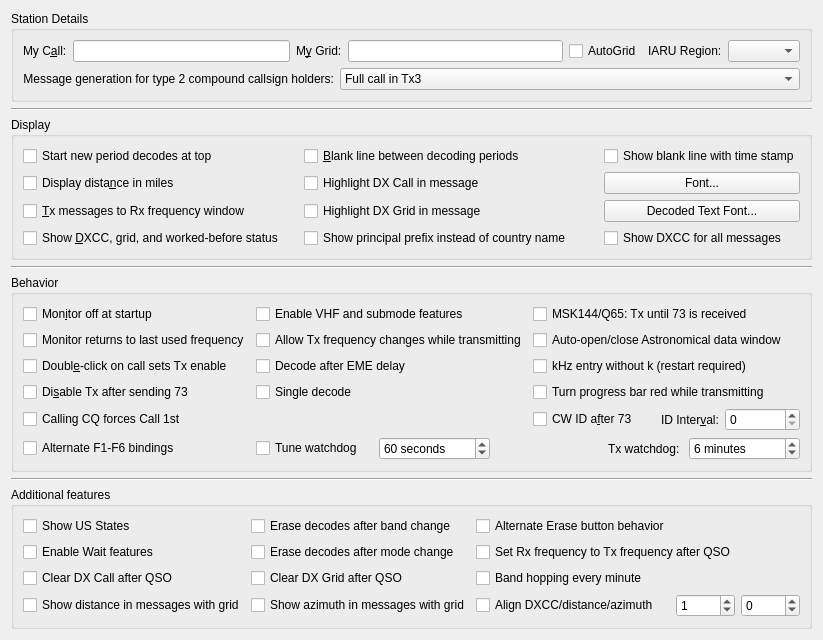
         <widget class="QWidget" name="general_tab">
          <attribute name="title">
           <string>Genera&amp;l</string>
          </attribute>
          <attribute name="toolTip">
           <string>General station details and settings.</string>
          </attribute>
          <layout class="QVBoxLayout" name="verticalLayout_4">
           <item>
            <widget class="QGroupBox" name="station_group_box">
             <property name="title">
              <string>Station Details</string>
             </property>
             <layout class="QVBoxLayout" name="verticalLayout_12">
              <item>
               <layout class="QHBoxLayout" name="horizontalLayout_14">
                <item>
                 <layout class="QFormLayout" name="formLayout_3">
                  <item row="0" column="0">
                   <widget class="QLabel" name="callsign_label">
                    <property name="text">
                     <string>My C&amp;all:</string>
                    </property>
                    <property name="buddy">
                     <cstring>callsign_line_edit</cstring>
                    </property>
                   </widget>
                  </item>
                  <item row="0" column="1">
                   <widget class="QLineEdit" name="callsign_line_edit">
                    <property name="toolTip">
                     <string>Station callsign.</string>
                    </property>
                   </widget>
                  </item>
                 </layout>
                </item>
                <item>
                 <layout class="QFormLayout" name="formLayout_12">
                  <item row="0" column="0">
                   <widget class="QLabel" name="grid_label">
                    <property name="text">
                     <string>M&amp;y Grid:</string>
                    </property>
                    <property name="buddy">
                     <cstring>grid_line_edit</cstring>
                    </property>
                   </widget>
                  </item>
                  <item row="0" column="1">
                   <widget class="QLineEdit" name="grid_line_edit">
                    <property name="toolTip">
                     <string>&lt;html&gt;&lt;head/&gt;&lt;body&gt;&lt;p&gt;Maidenhead locator, preferably 6 characters.&lt;/p&gt;&lt;/body&gt;&lt;/html&gt;</string>
                    </property>
                   </widget>
                  </item>
                 </layout>
                </item>
                <item>
                 <widget class="QCheckBox" name="use_dynamic_grid">
                  <property name="toolTip">
                   <string>Check to allow grid changes from external programs</string>
                  </property>
                  <property name="text">
                   <string>AutoGrid</string>
                  </property>
                 </widget>
                </item>
                <item>
                 <layout class="QFormLayout" name="formLayout_2">
                  <item row="0" column="0">
                   <widget class="QLabel" name="label_12">
                    <property name="text">
                     <string>IARU Region:</string>
                    </property>
                    <property name="buddy">
                     <cstring>region_combo_box</cstring>
                    </property>
                   </widget>
                  </item>
                  <item row="0" column="1">
                   <widget class="QComboBox" name="region_combo_box">
                    <property name="toolTip">
                     <string>&lt;html&gt;&lt;head/&gt;&lt;body&gt;&lt;p&gt;Select your IARU region.&lt;/p&gt;&lt;/body&gt;&lt;/html&gt;</string>
                    </property>
                   </widget>
                  </item>
                 </layout>
                </item>
               </layout>
              </item>
              <item>
               <layout class="QFormLayout" name="formLayout_13">
                <item row="0" column="0">
                 <widget class="QLabel" name="label_5">
                  <property name="text">
                   <string>Message generation for type 2 compound callsign holders:</string>
                  </property>
                  <property name="alignment">
                   <set>Qt::AlignRight|Qt::AlignTrailing|Qt::AlignVCenter</set>
                  </property>
                  <property name="buddy">
                   <cstring>type_2_msg_gen_combo_box</cstring>
                  </property>
                 </widget>
                </item>
                <item row="0" column="1">
                 <widget class="QComboBox" name="type_2_msg_gen_combo_box">
                  <property name="enabled">
                   <bool>true</bool>
                  </property>
                  <property name="toolTip">
                   <string>&lt;html&gt;&lt;head/&gt;&lt;body&gt;&lt;p&gt;Type 2 compound callsigns are those with prefixes or suffixes not included in the allowed shortlist (See Help-&amp;gt;Add-on prefixes and suffixes).&lt;/p&gt;&lt;p&gt;This option determines which generated messages should contain your full type 2 compound call sign rather than your base callsign. It only applies if you have a type 2 compound callsign.&lt;/p&gt;&lt;p&gt;This option controls the way the messages that are used to answer CQ calls are generated. Generated messages 6 (CQ) and 5 (73) will always contain your full callsign. The JT65 and JT9 protocols allow for some standard messages with your full call at the expense of another piece of information such as the DX call or your locator.&lt;/p&gt;&lt;p&gt;Choosing message 1 omits the DX callsign which may be an issue when replying to CQ calls. Choosing message 3 also omits the DX callsign and many versions of this and other software will not extract the report. Choosing neither means that your full callsign only goes in your message 5 (73) so your QSO partner may log the wrong callsign.&lt;/p&gt;&lt;p&gt;None of these options are perfect, message 3 is usually best but be aware your QSO partner may not log the report you send them.&lt;/p&gt;&lt;/body&gt;&lt;/html&gt;</string>
                  </property>
                  <property name="currentIndex">
                   <number>1</number>
                  </property>
                  <item>
                   <property name="text">
                    <string>Full call in Tx1</string>
                   </property>
                  </item>
                  <item>
                   <property name="text">
                    <string>Full call in Tx3</string>
                   </property>
                  </item>
                  <item>
                   <property name="text">
                    <string>Full call in Tx5 only</string>
                   </property>
                  </item>
                 </widget>
                </item>
               </layout>
              </item>
             </layout>
            </widget>
           </item>
           <item>
            <widget class="Line" name="line_5">
             <property name="orientation">
              <enum>Qt::Horizontal</enum>
             </property>
            </widget>
           </item>
           <item>
            <widget class="QGroupBox" name="display_group_box">
             <property name="sizePolicy">
              <sizepolicy hsizetype="Preferred" vsizetype="Preferred">
               <horstretch>0</horstretch>
               <verstretch>1</verstretch>
              </sizepolicy>
             </property>
             <property name="title">
              <string>Display</string>
             </property>
             <layout class="QGridLayout" name="gridLayout_4">
              <item row="4" column="0">
               <widget class="QCheckBox" name="DXCC_check_box">
                <property name="toolTip">
                 <string>Show if decoded stations are new DXCC entities or worked before.</string>
                </property>
                <property name="text">
                 <string>Show &amp;DXCC, grid, and worked-before status    </string>
                </property>
                <property name="checked">
                 <bool>false</bool>
                </property>
               </widget>
              </item>
              <item row="0" column="1">
               <widget class="QCheckBox" name="insert_blank_check_box">
                <property name="toolTip">
                 <string>Include a separator line between periods in the band activity window.</string>
                </property>
                <property name="text">
                 <string>&amp;Blank line between decoding periods</string>
                </property>
               </widget>
              </item>
              <item row="2" column="2">
               <widget class="QPushButton" name="font_push_button">
                <property name="toolTip">
                 <string>Set the font characteristics for the application.</string>
                </property>
                <property name="text">
                 <string>Font...</string>
                </property>
               </widget>
              </item>
              <item row="3" column="1">
               <widget class="QCheckBox" name="cbHighlightDXgrid">
                <property name="text">
                 <string>Highlight DX Grid in message</string>
                </property>
               </widget>
              </item>
              <item row="4" column="2">
               <widget class="QCheckBox" name="show_country_names_check_box">
                <property name="text">
                 <string>Show DXCC for all messages</string>
                </property>
               </widget>
              </item>
              <item row="2" column="0">
               <widget class="QCheckBox" name="miles_check_box">
                <property name="toolTip">
                 <string>Show distance to DX station in miles rather than kilometers.</string>
                </property>
                <property name="text">
                 <string>Display dista&amp;nce in miles</string>
                </property>
               </widget>
              </item>
              <item row="3" column="2">
               <widget class="QPushButton" name="decoded_text_font_push_button">
                <property name="toolTip">
                 <string>Set the font characteristics for the Band Activity and Rx Frequency areas.</string>
                </property>
                <property name="text">
                 <string>Decoded Text Font...</string>
                </property>
               </widget>
              </item>
              <item row="0" column="0">
               <widget class="QCheckBox" name="decodes_from_top_check_box">
                <property name="toolTip">
                 <string>&lt;html&gt;&lt;head/&gt;&lt;body&gt;&lt;p&gt;Check to have decodes for a new period start at the top of the Band Activity window and not scroll off the top when the window is full.&lt;/p&gt;&lt;p&gt;This is to aid selecting decodes to double-click while decoding is still in progress. Use the Band Activity vertical scroll bar to reveal decodes past the bottom of the window.&lt;/p&gt;&lt;/body&gt;&lt;/html&gt;</string>
                </property>
                <property name="text">
                 <string>Start new period decodes at top</string>
                </property>
               </widget>
              </item>
              <item row="0" column="2">
               <widget class="QCheckBox" name="cb_detailed_blank_line">
                <property name="toolTip">
                 <string>Show the separator line between periods with time stamp of the decode period.</string>
                </property>
                <property name="text">
                 <string>Show blank line with time stamp</string>
                </property>
               </widget>
              </item>
              <item row="4" column="1">
               <widget class="QCheckBox" name="ppfx_check_box">
                <property name="text">
                 <string>Show principal prefix instead of country name        </string>
                </property>
               </widget>
              </item>
              <item row="3" column="0">
               <widget class="QCheckBox" name="TX_messages_check_box">
                <property name="toolTip">
                 <string>Show outgoing transmitted messages in the Rx frequency window.</string>
                </property>
                <property name="text">
                 <string>&amp;Tx messages to Rx frequency window</string>
                </property>
               </widget>
              </item>
              <item row="2" column="1">
               <widget class="QCheckBox" name="cbHighlightDXcall">
                <property name="text">
                 <string>Highlight DX Call in message</string>
                </property>
               </widget>
              </item>
             </layout>
            </widget>
           </item>
           <item>
            <widget class="Line" name="line_7">
             <property name="orientation">
              <enum>Qt::Horizontal</enum>
             </property>
            </widget>
           </item>
           <item>
            <widget class="QGroupBox" name="behaviour_group_box">
             <property name="sizePolicy">
              <sizepolicy hsizetype="Preferred" vsizetype="Preferred">
               <horstretch>0</horstretch>
               <verstretch>1</verstretch>
              </sizepolicy>
             </property>
             <property name="title">
              <string>Behavior</string>
             </property>
             <layout class="QGridLayout" name="gridLayout_8" rowstretch="0,0,0,0,0,0,0,0" columnstretch="2,3,0,2">
              <item row="0" column="0">
               <widget class="QCheckBox" name="monitor_off_check_box">
                <property name="toolTip">
                 <string>Don't start decoding until the monitor button is clicked.</string>
                </property>
                <property name="text">
                 <string>Mon&amp;itor off at startup</string>
                </property>
                <property name="checked">
                 <bool>false</bool>
                </property>
               </widget>
              </item>
              <item row="1" column="0">
               <widget class="QCheckBox" name="monitor_last_used_check_box">
                <property name="toolTip">
                 <string>&lt;html&gt;&lt;head/&gt;&lt;body&gt;&lt;p&gt;Check this if you wish to automatically return to the last monitored frequency when monitor is enabled, leave it unchecked if you wish to have the current rig frequency maintained.&lt;/p&gt;&lt;/body&gt;&lt;/html&gt;</string>
                </property>
                <property name="text">
                 <string>Monitor returns to last used frequency</string>
                </property>
               </widget>
              </item>
              <item row="0" column="1">
               <widget class="QCheckBox" name="enable_VHF_features_check_box">
                <property name="text">
                 <string>Enable VHF and submode features</string>
                </property>
               </widget>
              </item>
              <item row="7" column="0">
               <widget class="QCheckBox" name="alternate_bindings_check_box">
                <property name="text">
                 <string>Alternate F1-F6 bindings</string>
                </property>
               </widget>
              </item>
              <item row="4" column="0">
               <widget class="QCheckBox" name="quick_call_check_box">
                <property name="toolTip">
                 <string>Automatic transmission mode.</string>
                </property>
                <property name="text">
                 <string>Doubl&amp;e-click on call sets Tx enable</string>
                </property>
               </widget>
              </item>
              <item row="5" column="0">
               <widget class="QCheckBox" name="disable_TX_on_73_check_box">
                <property name="toolTip">
                 <string>Turns off automatic transmissions after sending a 73 or any other free
text message.</string>
                </property>
                <property name="text">
                 <string>Di&amp;sable Tx after sending 73</string>
                </property>
               </widget>
              </item>
              <item row="1" column="2" colspan="2">
               <widget class="QCheckBox" name="auto_astro_check_box">
                <property name="toolTip">
                 <string>&lt;html&gt;&lt;head/&gt;&lt;body&gt;&lt;p&gt;Open the Astronomical Data window automatically when switching to Q65 or JT65 mode and Decode after EME delay is enabled, and close it when no longer needed.&lt;/p&gt;&lt;p&gt;Open the QSYMessage Creator automatically if the VHF Features are enabled and such QSY messages are applicable.&lt;/p&gt;&lt;/body&gt;&lt;/html&gt;</string>
                </property>
                <property name="text">
                 <string>Auto-open/close Astronomical data window</string>
                </property>
               </widget>
              </item>
              <item row="6" column="0">
               <widget class="QCheckBox" name="force_call_1st_check_box">
                <property name="text">
                 <string>Calling CQ forces Call 1st</string>
                </property>
               </widget>
              </item>
              <item row="0" column="2" colspan="2">
               <widget class="QCheckBox" name="repeat_Tx_check_box">
                <property name="toolTip">
                 <string>&lt;html&gt;&lt;head/&gt;&lt;body&gt;&lt;p&gt;Tx until 73 is received when in MSK144 or Q65 mode. &lt;/p&gt;&lt;/body&gt;&lt;/html&gt;</string>
                </property>
                <property name="text">
                 <string>MSK144/Q65: Tx until 73 is received</string>
                </property>
               </widget>
              </item>
              <item row="4" column="2" colspan="2">
               <widget class="QCheckBox" name="kHz_without_k_check_box">
                <property name="toolTip">
                 <string>&lt;html&gt;&lt;head/&gt;&lt;body&gt;&lt;p&gt;Allow kHz frequency offset entry without 'k' suffix.&lt;/p&gt;&lt;/body&gt;&lt;/html&gt;</string>
                </property>
                <property name="text">
                 <string>kHz entry without k (restart required)</string>
                </property>
               </widget>
              </item>
              <item row="1" column="1">
               <widget class="QCheckBox" name="tx_QSY_check_box">
                <property name="toolTip">
                 <string>&lt;html&gt;&lt;head/&gt;&lt;body&gt;&lt;p&gt;Some rigs are not able to process CAT commands while transmitting. This means that if you are operating in split mode you may have to uncheck this option.&lt;/p&gt;&lt;/body&gt;&lt;/html&gt;</string>
                </property>
                <property name="text">
                 <string>Allow Tx frequency changes while transmitting</string>
                </property>
               </widget>
              </item>
              <item row="4" column="1">
               <widget class="QCheckBox" name="decode_at_52s_check_box">
                <property name="text">
                 <string>Decode after EME delay</string>
                </property>
               </widget>
              </item>
              <item row="5" column="1">
               <widget class="QCheckBox" name="single_decode_check_box">
                <property name="text">
                 <string>Single decode</string>
                </property>
               </widget>
              </item>
              <item row="7" column="1" colspan="3">
               <layout class="QHBoxLayout" name="TxWatchdog_Layout" stretch="0,1,1,0,1">
                <item>
                 <widget class="QCheckBox" name="tune_watchdog_check_box">
                  <property name="toolTip">
                   <string>&lt;html&gt;&lt;head/&gt;&lt;body&gt;&lt;p&gt;Disable the Tune watchdog.&lt;/p&gt;&lt;/body&gt;&lt;/html&gt;</string>
                  </property>
                  <property name="text">
                   <string>Tune watchdog   </string>
                  </property>
                 </widget>
                </item>
                <item>
                 <widget class="QSpinBox" name="tune_watchdog_spin_box">
                  <property name="toolTip">
                   <string>&lt;html&gt;&lt;head/&gt;&lt;body&gt;&lt;p&gt;Number of seconds before Tune is aborted&lt;/p&gt;&lt;/body&gt;&lt;/html&gt;</string>
                  </property>
                  <property name="suffix">
                   <string> seconds</string>
                  </property>
                  <property name="minimum">
                   <number>0</number>
                  </property>
                  <property name="maximum">
                   <number>300</number>
                  </property>
                  <property name="value">
                   <number>60</number>
                  </property>
                 </widget>
                </item>
                <item>
                 <spacer name="horizontalSpacer">
                  <property name="orientation">
                   <enum>Qt::Horizontal</enum>
                  </property>
                  <property name="sizeHint" stdset="0">
                   <size>
                    <width>10</width>
                    <height>20</height>
                   </size>
                  </property>
                 </spacer>
                </item>
                <item alignment="Qt::AlignRight">
                 <widget class="QLabel" name="label_10">
                  <property name="text">
                   <string>Tx watchdog: </string>
                  </property>
                  <property name="buddy">
                   <cstring>tx_watchdog_spin_box</cstring>
                  </property>
                 </widget>
                </item>
                <item>
                 <widget class="QSpinBox" name="tx_watchdog_spin_box">
                  <property name="toolTip">
                   <string>&lt;html&gt;&lt;head/&gt;&lt;body&gt;&lt;p&gt;Number of minutes before unattended transmissions are aborted&lt;/p&gt;&lt;/body&gt;&lt;/html&gt;</string>
                  </property>
                  <property name="specialValueText">
                   <string>Disabled</string>
                  </property>
                  <property name="suffix">
                   <string> minutes</string>
                  </property>
                  <property name="prefix">
                   <string/>
                  </property>
                  <property name="value">
                   <number>6</number>
                  </property>
                 </widget>
                </item>
               </layout>
              </item>
              <item row="6" column="2">
               <widget class="QCheckBox" name="CW_id_after_73_check_box">
                <property name="toolTip">
                 <string>Send a CW ID after every 73 or free text message.</string>
                </property>
                <property name="text">
                 <string>CW ID a&amp;fter 73</string>
                </property>
               </widget>
              </item>
              <item row="6" column="3">
               <layout class="QHBoxLayout" name="horizontalLayout_9" stretch="0,0">
                <item alignment="Qt::AlignRight">
                 <widget class="QLabel" name="label">
                  <property name="sizePolicy">
                   <sizepolicy hsizetype="Preferred" vsizetype="Preferred">
                    <horstretch>0</horstretch>
                    <verstretch>0</verstretch>
                   </sizepolicy>
                  </property>
                  <property name="text">
                   <string>ID Inter&amp;val:</string>
                  </property>
                  <property name="buddy">
                   <cstring>CW_id_interval_spin_box</cstring>
                  </property>
                 </widget>
                </item>
                <item>
                 <widget class="QSpinBox" name="CW_id_interval_spin_box">
                  <property name="toolTip">
                   <string>Send a CW ID periodically every few minutes.
This might be required under your countries licence regulations.
It will not interfere with other users as it is always sent in the
quiet period when decoding is done.</string>
                  </property>
                 </widget>
                </item>
               </layout>
              </item>
              <item row="5" column="2" colspan="2">
               <widget class="QCheckBox" name="progress_bar_check_box">
                <property name="toolTip">
                 <string>&lt;html&gt;&lt;head/&gt;&lt;body&gt;&lt;p&gt;Turn the progress bar red while transmitting.&lt;/p&gt;&lt;/body&gt;&lt;/html&gt;</string>
                </property>
                <property name="text">
                 <string>Turn progress bar red while transmitting</string>
                </property>
               </widget>
              </item>
             </layout>
            </widget>
           </item>
           <item>
            <widget class="Line" name="line_2">
             <property name="orientation">
              <enum>Qt::Horizontal</enum>
             </property>
            </widget>
           </item>
           <item>
            <widget class="QGroupBox" name="additional_features_box">
             <property name="sizePolicy">
              <sizepolicy hsizetype="Minimum" vsizetype="Preferred">
               <horstretch>0</horstretch>
               <verstretch>1</verstretch>
              </sizepolicy>
             </property>
             <property name="title">
              <string>Additional features</string>
             </property>
             <layout class="QGridLayout" name="gridLayout_17" columnstretch="3,3,2,1,1">
              <property name="bottomMargin">
               <number>9</number>
              </property>
              <item row="5" column="3">
               <widget class="QSpinBox" name="align_spin_box">
                <property name="toolTip">
                 <string>&lt;html&gt;&lt;head/&gt;&lt;body&gt;&lt;p&gt;Increase or decrease the space between message text and DXCC.&lt;/p&gt;&lt;/body&gt;&lt;/html&gt;</string>
                </property>
                <property name="minimum">
                 <number>-2</number>
                </property>
                <property name="maximum">
                 <number>10</number>
                </property>
                <property name="value">
                 <number>1</number>
                </property>
               </widget>
              </item>
              <item row="5" column="0">
               <widget class="QCheckBox" name="cb_showDistance">
                <property name="toolTip">
                 <string>&lt;html&gt;&lt;head/&gt;&lt;body&gt;&lt;p&gt;If a station sends locator, calculate and show the distance in Band Activity pane.&lt;/p&gt;&lt;/body&gt;&lt;/html&gt;</string>
                </property>
                <property name="text">
                 <string>Show distance in messages with grid</string>
                </property>
               </widget>
              </item>
              <item row="5" column="1">
               <widget class="QCheckBox" name="cb_showAzimuth">
                <property name="toolTip">
                 <string>&lt;html&gt;&lt;head/&gt;&lt;body&gt;&lt;p&gt;If a station sends a valid Maidenhead locator, calculate and show the great-circle azimuth in Band Activity pane.&lt;/p&gt;&lt;/body&gt;&lt;/html&gt;</string>
                </property>
                <property name="text">
                 <string>Show azimuth in messages with grid</string>
                </property>
               </widget>
              </item>
              <item row="5" column="4">
               <widget class="QSpinBox" name="align_spin_box2">
                <property name="toolTip">
                 <string>&lt;html&gt;&lt;head/&gt;&lt;body&gt;&lt;p&gt;Increase or decrease the space between DXCC and distance/azimuth.&lt;/p&gt;&lt;/body&gt;&lt;/html&gt;</string>
                </property>
                <property name="minimum">
                 <number>-8</number>
                </property>
                <property name="maximum">
                 <number>5</number>
                </property>
               </widget>
              </item>
              <item row="5" column="2">
               <widget class="QCheckBox" name="cb_Align">
                <property name="toolTip">
                 <string>&lt;html&gt;&lt;head/&gt;&lt;body&gt;&lt;p&gt;Align the text for DXCC, distance and azimuth.&lt;/p&gt;&lt;/body&gt;&lt;/html&gt;</string>
                </property>
                <property name="text">
                 <string>Align DXCC/distance/azimuth</string>
                </property>
               </widget>
              </item>
              <item row="1" column="1">
               <widget class="QCheckBox" name="cbEraseBandActivity">
                <property name="toolTip">
                 <string/>
                </property>
                <property name="text">
                 <string>Erase decodes after band change</string>
                </property>
               </widget>
              </item>
              <item row="1" column="0">
               <widget class="QCheckBox" name="Map_Grid_to_State">
                <property name="text">
                 <string>Show US States</string>
                </property>
               </widget>
              </item>
              <item row="4" column="1">
               <widget class="QCheckBox" name="cbClearDXgrid">
                <property name="text">
                 <string>Clear DX Grid after QSO</string>
                </property>
               </widget>
              </item>
              <item row="4" column="0">
               <widget class="QCheckBox" name="cbClearDXcall">
                <property name="text">
                 <string>Clear DX Call after QSO</string>
                </property>
               </widget>
              </item>
              <item row="4" column="2">
               <widget class="QCheckBox" name="band_hopping_every_minute_check_box">
                <property name="text">
                 <string>Band hopping every minute</string>
                </property>
               </widget>
              </item>
              <item row="1" column="2">
               <widget class="QCheckBox" name="alternate_erase_button_check_box">
                <property name="text">
                 <string>Alternate Erase button behavior</string>
                </property>
               </widget>
              </item>
              <item row="3" column="2" colspan="3">
               <widget class="QCheckBox" name="cbRxToTxAfterQSO">
                <property name="text">
                 <string>Set Rx frequency to Tx frequency after QSO</string>
                </property>
               </widget>
              </item>
              <item row="3" column="1">
               <widget class="QCheckBox" name="cbErase_when_mode_changed">
                <property name="text">
                 <string>Erase decodes after mode change</string>
                </property>
               </widget>
              </item>
              <item row="3" column="0">
               <widget class="QCheckBox" name="enable_Wait_features_check_box">
                <property name="text">
                 <string>Enable Wait features</string>
                </property>
               </widget>
              </item>
             </layout>
            </widget>
           </item>
          </layout>
         </widget>
